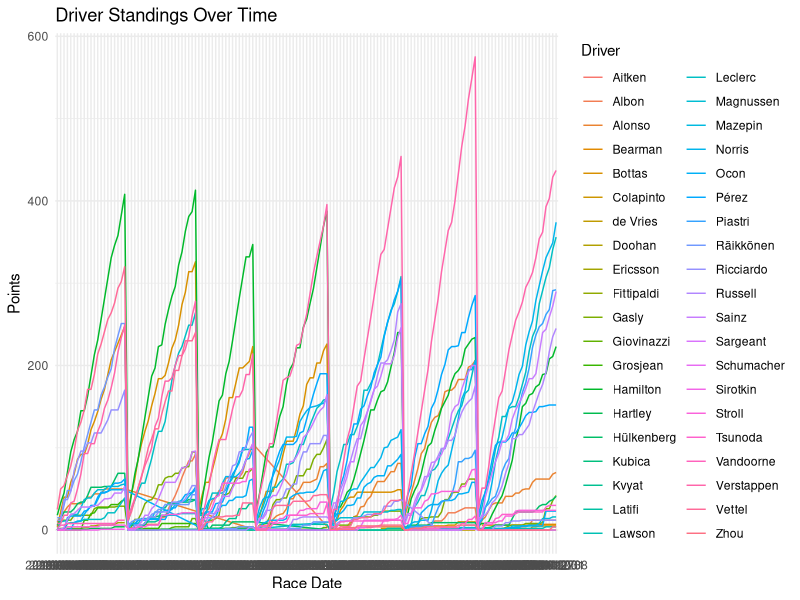

Recreate this plot in R.
library(ggplot2)
library(dplyr)

driver_standings <- read.csv("data/clean-data/driver_standings.csv")
races <- read.csv("data/clean-data/races.csv")
drivers <- read.csv("data/clean-data/drivers.csv")

driver_standings %>%
  inner_join(races, by = "raceId") %>%
  inner_join(drivers, by = "driverId") %>%
  ggplot(aes(x = date, y = points, color = surname, group = surname)) +
  geom_line() +
  labs(title = "Driver Standings Over Time",
       x = "Race Date",
       y = "Points",
       color = "Driver") +
  theme_minimal()